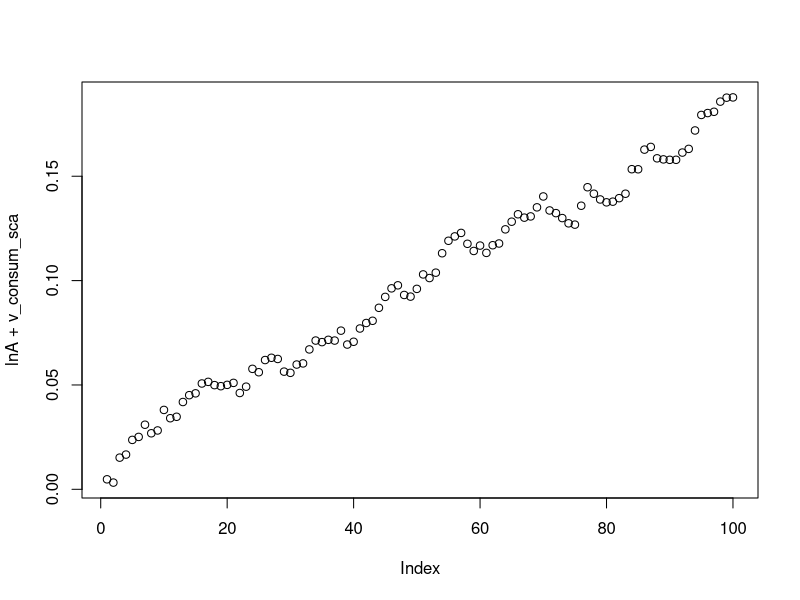

Recreate this plot in R.
N = 100
growth.rate = rnorm(n=N, mean=0.0015, sd=0.001)

consum_sca_ini  = 0
consum_sca = consum_sca_ini
rho_c = 0.85

v_consum_sca = rep(0, N)

for (i in 1:N){
  consum_sca =  rho_c*consum_sca + 3*growth.rate[i]
  v_consum_sca[i] =  consum_sca
}

lnA = cumsum(growth.rate)

plot(lnA+v_consum_sca)
